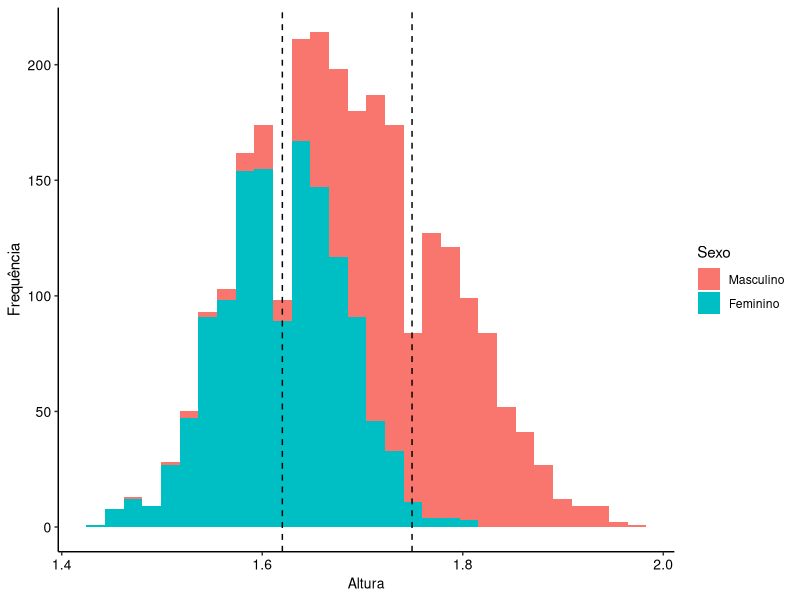
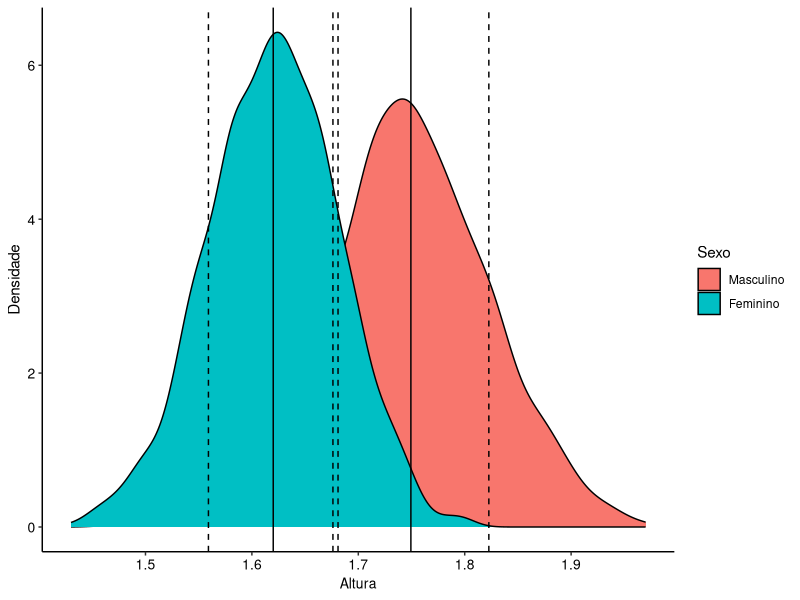
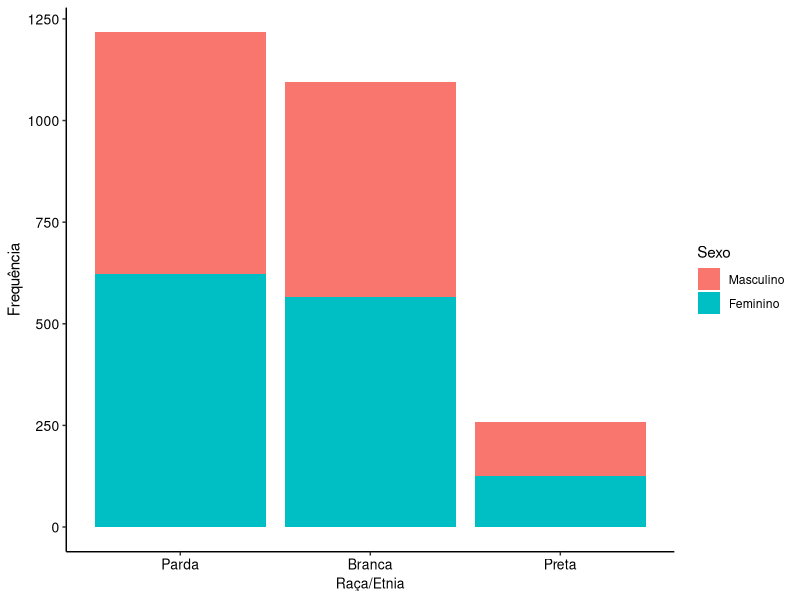
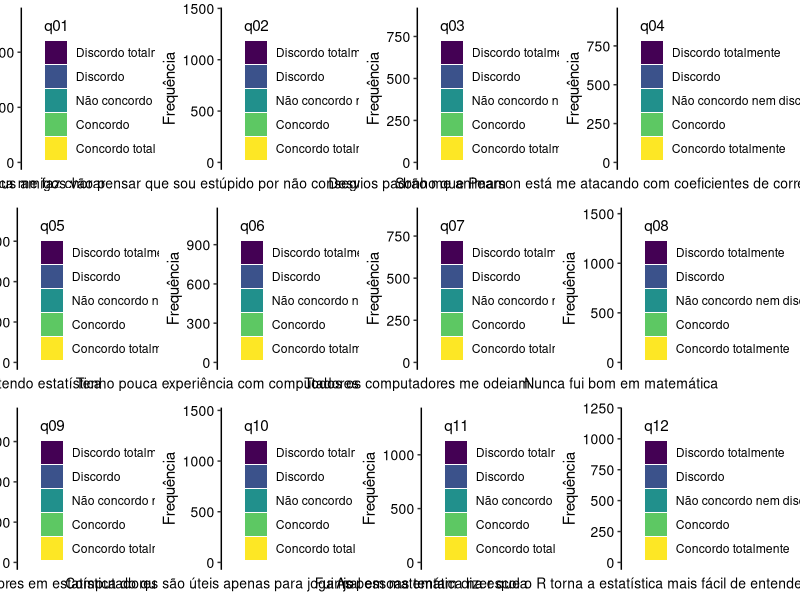
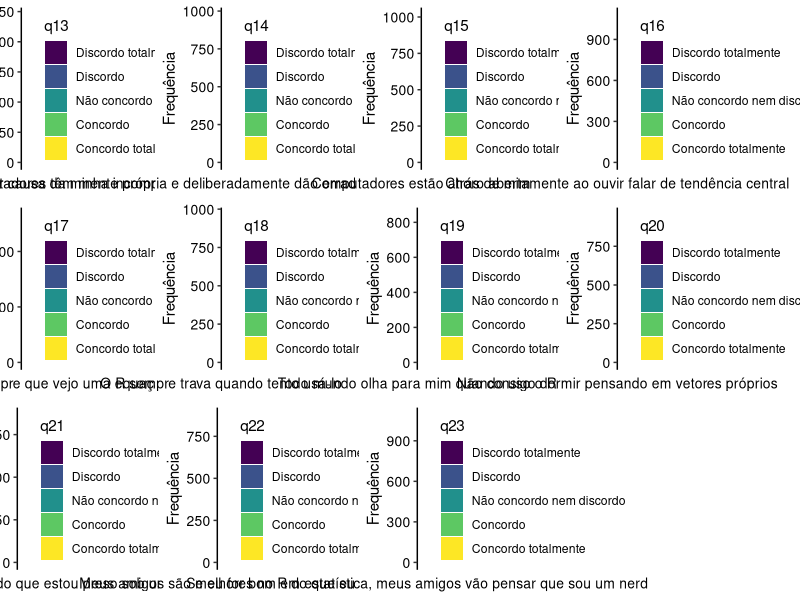
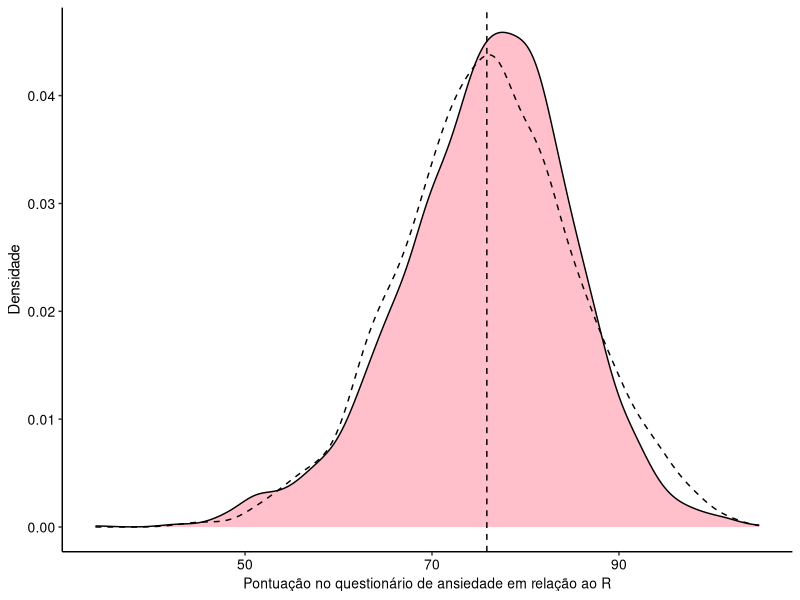

These figures' R source, in order:
# Carrega pacotes necessários
library(tidyverse); library(haven)

# Importa o banco de dados do tipo .sav, utilizado pelo programa SPSS
saq_df <- haven::read_sav(file = "aulas/aula_5_estatistica_descritiva/data/SAQ_mod.sav")

# Visualiza o banco
glimpse(saq_df)

# Carrega o pacote
library(sjlabelled)

# Mostra a descrição de cada variável do banco, se houver
sjlabelled::get_label(saq_df)

# Mostra os tipos de respostas para cada variável, se houver (note que aqui a função é diferente, pois labels está no plural)
# Selecionei apenas variáveis de interesse para reduzir o tamanho do output
saq_df |> 
  dplyr::select(sexo, raca_etnia, q01) |> 
  sjlabelled::get_labels()

# Podemos também visualizar os valores numéricos que estão representando os tipos de resposta para cada variável
saq_df |> 
  dplyr::select(sexo, raca_etnia, q01) |> 
  sjlabelled::get_values()


# Como exemplo, vamos utilizar as duas funções juntas para a variável sexo,
saq_df |> 
  dplyr::select(sexo) |> 
  sjlabelled::get_labels()

saq_df |> 
  dplyr::select(sexo) |> 
  sjlabelled::get_values() 

# Acessando diretamente o atributo "labels" do objeto, conseguimos visualizar os valores numéricos e os tipos de resposta simultaneamente.
saq_df |> 
  pull(sexo) |> 
  attr(which = "labels")

saq_df |> 
  dplyr::select(q01) |>
  pull() |> 
  attr(which = "labels")

# Checa se há dados faltantes no banco de dados em cada coluna do questionário
saq_df |> 
  dplyr::select(q01:q23) |> 
  filter(if_any(everything(), ~ .x == 9)) |> 
  dim()

# Checa se há dados faltantes no banco de dados em cada coluna do questionário

saq_df |> 
  summarise(across(q01:q23, ~ 9 %in% .x)) |> 
  glimpse()

factor_saq <- saq_df |> 
  mutate(
    across(c(sexo, raca_etnia, q01:q23), haven::as_factor), 
    across(c(q01:q23), forcats::fct_rev),
    across(c(q01:q23), ordered)
  ) 

glimpse(factor_saq)

factor_saq |> 
  pull(q01) |> 
  get_labels()

# Convertendo as variáveis do questionário em números e visualizando

factor_saq |> 
  mutate(sexo = as.numeric(sexo)) |> 
  pull(sexo) |> 
  unique()

# Calculando a média de altura nos indivíduos do banco de dados
factor_saq |> 
  dplyr::summarise(mean = mean(altura))

# Calculando média de altura por sexo
factor_saq |> 
  dplyr::group_by(sexo) |> 
  dplyr::summarise(media = mean(altura), mediana = median(altura))

average_heights <- factor_saq |> 
  group_by(sexo) |> 
  summarise(mean = mean(altura)) |> 
  pull()


factor_saq |> 
  ggplot(aes(x = altura, fill = sexo)) +
  geom_histogram() +
  geom_vline(xintercept = average_heights, linetype = "dashed") +
  labs(fill = "Sexo") +
  xlab("Altura") +
  ylab("Frequência") +
  theme_bw() +
  theme(panel.border = element_blank(),
        panel.background = element_blank(),
        panel.grid.major = element_blank(), 
        panel.grid.minor = element_blank(), 
        axis.line = element_line(colour = "black"),
        axis.text.y = element_text(size = 10, colour = "black"),
        axis.text.x.bottom = element_text(size = 10, colour = "black"),
        axis.title.x = element_text(size = 10, colour = "black"))

## Outras medidas de posição

# Cálculo de exemplo do primeiro decil, primeiro quartil e percentil 99
factor_saq |> 
  dplyr::group_by(sexo) |> 
  dplyr::summarise(primeiro_decil = quantile(altura, prob = .1), primeiro_quartil =quantile(altura, prob = .25), percentil_99 = quantile(altura, prob = .99))

# Vamos calcular as métricas acima para o nosso a altura dos indivíduos em nosso banco de dados

factor_saq |> 
  dplyr::group_by(sexo) |> 
  dplyr::summarise(variancia = var(altura), desvio_padrao = sd(altura), amplitude = max(altura) - min(altura), distancia_interquartil = IQR(altura))

sd_h <- factor_saq |> 
  group_by(sexo) |> 
  summarise(sd = sd(altura)) |> 
  pull()

factor_saq |> 
  ggplot(aes(x = altura, fill = sexo)) +
  geom_density() +
  geom_vline(xintercept = average_heights) +
  geom_vline(xintercept = c(average_heights-sd_h, average_heights+sd_h), linetype = "dashed") +
  labs(fill = "Sexo") +
  xlab("Altura") +
  ylab("Densidade") +
  theme_bw() +
  theme(panel.border = element_blank(),
        panel.background = element_blank(),
        panel.grid.major = element_blank(), 
        panel.grid.minor = element_blank(), 
        axis.line = element_line(colour = "black"),
        axis.text.y = element_text(size = 10, colour = "black"),
        axis.text.x.bottom = element_text(size = 10, colour = "black"),
        axis.title.x = element_text(size = 10, colour = "black"))

# Descrevendo variáveis categóricas

## Tabela de contingência e gráfico em barras

# Cria tabela de contingência para a variável raca_etnia
factor_saq |> 
  dplyr::group_by(sexo) |> 
  dplyr::pull(raca_etnia) |> 
  base::table() 

# Cria gráfico de barras por sexo
factor_saq |> 
  mutate(raca_etnia = forcats::fct_relevel(raca_etnia, "Parda", "Branca", "Preta")) |> 
  ggplot(aes(x = raca_etnia, fill = sexo)) +
  geom_bar() +
  labs(fill = "Sexo") +
  ylab("Frequência") +
  xlab("Raça/Etnia") +
  theme_bw() +
  theme(panel.border = element_blank(),
        panel.background = element_blank(),
        panel.grid.major = element_blank(), 
        panel.grid.minor = element_blank(), 
        axis.line = element_line(colour = "black"),
        axis.text.y = element_text(size = 10, colour = "black"),
        axis.text.x.bottom = element_text(size = 10, colour = "black"),
        axis.title.x = element_text(size = 10, colour = "black"))

library(gridExtra)

# Gera gráfico de barras para todas as variáveis do questionário

quest_items <- names(factor_saq)[7:29]

plots <- list()

for(var in quest_items) {
  plot <- factor_saq |> 
    ggplot(aes(x = .data[[var]], fill = .data[[var]])) +
    geom_bar() +
    xlab(get_label(saq_df[[var]])) +
    ylab("Frequência") +
    theme_bw() +
    theme(panel.border = element_blank(),
          panel.background = element_blank(),
          panel.grid.major = element_blank(), 
          panel.grid.minor = element_blank(), 
          axis.line = element_line(colour = "black"),
          axis.text.y = element_text(size = 10, colour = "black"),
          axis.text.x.bottom = element_blank(),
          axis.ticks.x=element_blank(),
          axis.title.x = element_text(size = 10, colour = "black"))
  
  plots[[var]] <- plot
}

# Cria graficos em um unico canvas
grid.arrange(
  plots$q01, 
  plots$q02,
  plots$q03,
  plots$q04,
  plots$q05,
  plots$q06,
  plots$q07,
  plots$q08,
  plots$q09,
  plots$q10,
  plots$q11,
  plots$q12,
  ncol = 4, 
  nrow = 3
)

grid.arrange(
  plots$q13,
  plots$q14,
  plots$q15,
  plots$q16,
  plots$q17,
  plots$q18,
  plots$q19,
  plots$q20,
  plots$q21,
  plots$q22,
  plots$q23,
  ncol = 4, 
  nrow = 3
)

# Cria nova coluna representando pontuação para o questionário
factor_saq <- factor_saq |> 
  mutate(across(q01:q23, as.numeric)) |> 
  rowwise() |> 
  mutate(ansiedade_r = sum(c(q01,q02,q03,q04,q05,q07,q07,q08,q09,q10,q11,q12,q13,q14,q15,q16,q17,q18,q19,q20,q21,q22,q23)))


# Estatísticas descritivas para a pontuação do questionário
factor_saq |> 
  group_by() |> 
  dplyr::summarise(media = mean(ansiedade_r), desvio_padrao = sd(ansiedade_r), maior_pontuação = max(ansiedade_r), menor_pontuação = min(ansiedade_r), distancia_interquartil = IQR(ansiedade_r))

# Cria novo gráfico de densidade para a variável ansiedade_r
factor_saq |> 
  ggplot(aes(x = ansiedade_r)) +
  geom_density(fill = "pink") +
  geom_density(aes(x=rnorm(2571, mean = 75.9, sd = 9.15)), linetype = "dashed") +
  geom_vline(xintercept = mean(factor_saq$ansiedade_r), linetype = "dashed") +
  xlab("Pontuação no questionário de ansiedade em relação ao R") +
  ylab("Densidade") +
  theme_bw() +
  theme(panel.border = element_blank(),
        panel.background = element_blank(),
        panel.grid.major = element_blank(), 
        panel.grid.minor = element_blank(), 
        axis.line = element_line(colour = "black"),
        axis.text.y = element_text(size = 10, colour = "black"),
        axis.text.x.bottom = element_text(size = 10, colour = "black"),
        axis.title.x = element_text(size = 10, colour = "black"))
